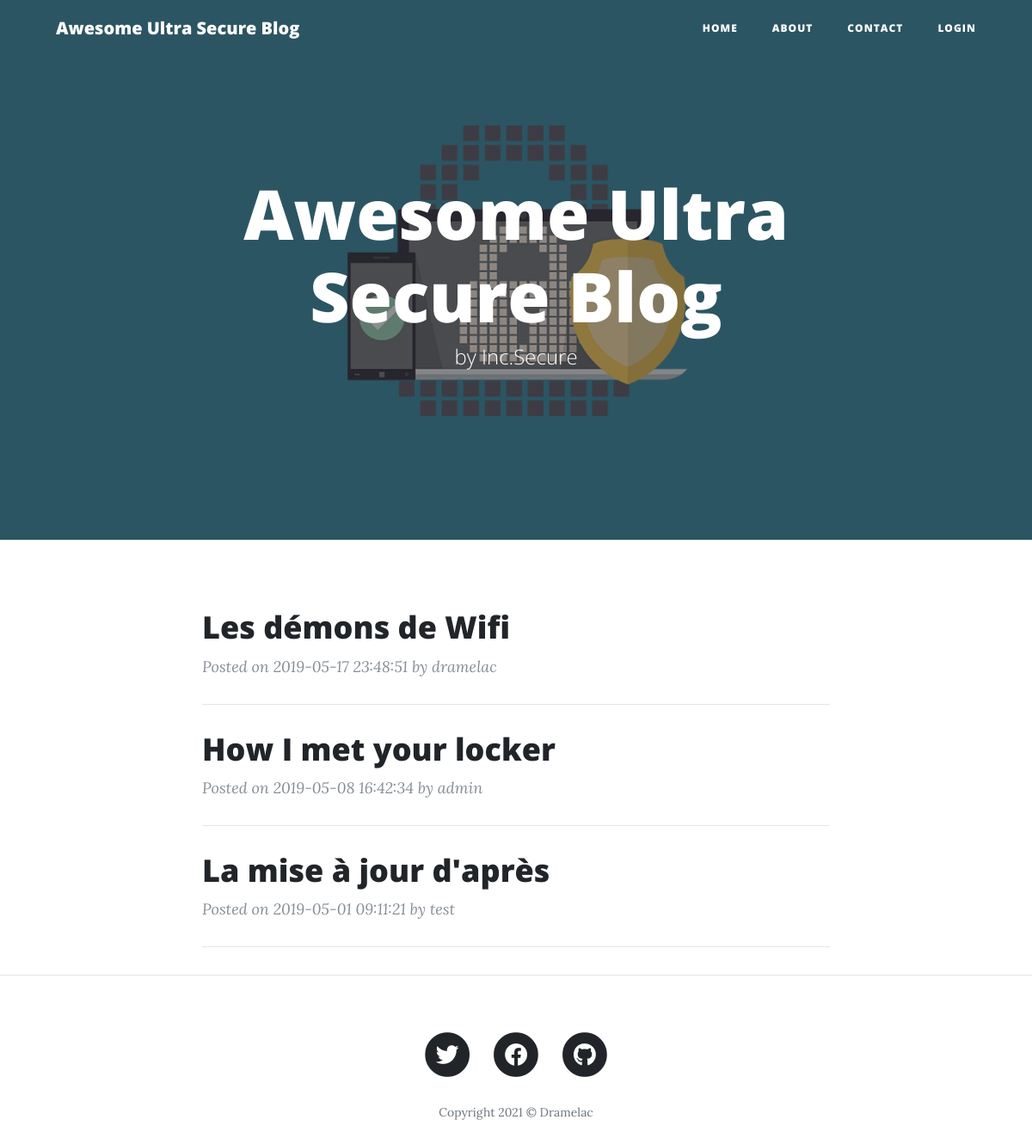
Screenshot of /web/website/app/ with the database file from the repository.
### tables this page shows
CREATE TABLE `article` (
                         `id` int(11) NOT NULL,
                         `title` text NOT NULL,
                         `creation_date` timestamp NOT NULL DEFAULT current_timestamp(),
                         `content` text NOT NULL,
                         `author` text NOT NULL DEFAULT 'admin'
);

### web/website/app/index.php (the view)
<?php
include("../common/header.inc.php");
require("db.inc.php");
?>
<header class="masthead" style="background-image: url('../common/img/home.png')">
    <div class="overlay"></div>
    <div class="container">
        <div class="row">
            <div class="col-lg-8 col-md-10 mx-auto">
                <div class="site-heading">
                    <h1>Awesome Ultra Secure Blog</h1>
                    <span class="subheading">by Inc.Secure</span>
                </div>
            </div>
        </div>
    </div>
</header>
<div class="container">
    <div class="row">
        <div class="col-lg-8 col-md-10 mx-auto">
            <?php
            $results = $conn->query("select * from article order by creation_date desc ;");
            while ($row = $results->fetch_assoc()) { ?>
                <div class="post-preview">
                    <a href="post.php?id=<?php echo $row['id']; ?>">
                        <h2 class="post-title">
                            <?php echo $row['title']; ?>
                        </h2>
                    </a>
                    <p class="post-meta"><?php echo "Posted on " . $row['creation_date'] . " by " . $row['author']; ?></p>
                </div>
                <hr>
                <?php
            }
            ?>
        </div>
    </div>
</div>
<?php include("../common/footer.inc.php"); ?>

### rows the page displays
article: title "Les démons de Wifi", creation_date "2019-05-17 23:48:51", author "dramelac"
article: title "How I met your locker", creation_date "2019-05-08 16:42:34", author "admin"
article: title "La mise à jour d'après", creation_date "2019-05-01 09:11:21", author "test"
